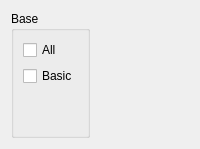
       <widget class="QWidget" name="base">
        <layout class="QHBoxLayout" name="horizontalLayout_24">
         <item>
          <widget class="QGroupBox" name="groupBox_8">
           <property name="title">
            <string>Base</string>
           </property>
           <layout class="QVBoxLayout" name="verticalLayout_8">
            <item>
             <widget class="QCheckBox" name="checkBox_324">
              <property name="text">
               <string>All</string>
              </property>
             </widget>
            </item>
            <item>
             <widget class="QCheckBox" name="checkBox_21">
              <property name="text">
               <string>Basic</string>
              </property>
             </widget>
            </item>
            <item>
             <spacer name="verticalSpacer_62">
              <property name="orientation">
               <enum>Qt::Vertical</enum>
              </property>
              <property name="sizeHint" stdset="0">
               <size>
                <width>20</width>
                <height>40</height>
               </size>
              </property>
             </spacer>
            </item>
           </layout>
          </widget>
         </item>
         <item>
          <spacer name="horizontalSpacer_5">
           <property name="orientation">
            <enum>Qt::Horizontal</enum>
           </property>
           <property name="sizeHint" stdset="0">
            <size>
             <width>40</width>
             <height>20</height>
            </size>
           </property>
          </spacer>
         </item>
        </layout>
       </widget>
